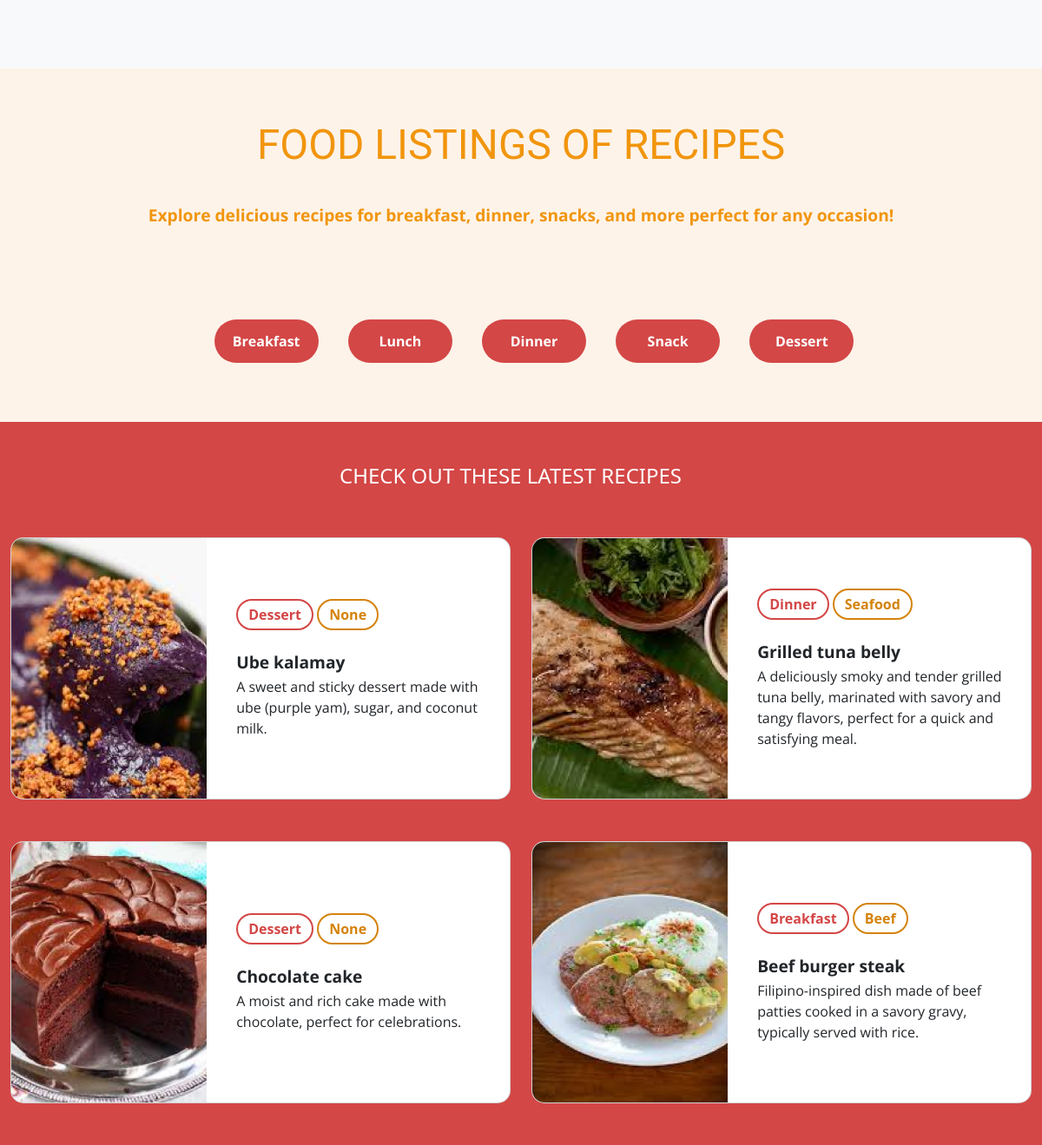
/foodListings.php, run on the app's committed database.
### tables this page shows
CREATE TABLE `recipes` (
  `recipeID` int(5) NOT NULL,
  `recipeTitle` varchar(100) NOT NULL,
  `description` varchar(600) NOT NULL,
  `ingredients` varchar(800) NOT NULL,
  `steps` varchar(5000) NOT NULL,
  `userID` int(5) NOT NULL,
  `isApproved` varchar(3) NOT NULL DEFAULT 'no',
  `createdAt` datetime NOT NULL DEFAULT current_timestamp(),
  `updatedAt` datetime DEFAULT current_timestamp(),
  `primaryCategoryID` int(1) NOT NULL,
  `subcategoryID` int(1) DEFAULT NULL
);

CREATE TABLE `images` (
  `imageID` int(5) NOT NULL,
  `imageURL` varchar(500) NOT NULL,
  `recipeID` int(5) DEFAULT NULL,
  `postID` int(5) DEFAULT NULL
);

CREATE TABLE `primaryfoodcategories` (
  `primaryCategoryID` int(1) NOT NULL,
  `primaryCategoryName` varchar(15) NOT NULL
);

CREATE TABLE `foodsubcategories` (
  `subcategoryID` int(1) NOT NULL,
  `subcategoryName` varchar(20) NOT NULL
);

### shared/components/connect.php (called while the page is built, shortened)
<?php
function executeQuery($query)
{
    $conn = $GLOBALS['conn'];
    return mysqli_query($conn, $query);
}
?>

### foodListings.php (the view, shortened to what this page needs)
<?php
include("shared/components/connect.php");
$primaryCategoryFilter = isset($_GET['primaryCategoryName']) ? $_GET['primaryCategoryName'] : '';
$subcategoryFilter = isset($_GET['subcategoryName']) ? $_GET['subcategoryName'] : '';
$queryRecipes = "
    SELECT recipes.*,
           users.*,
           images.*,
           primaryfoodcategories.*,
           foodSubcategories.*,
           (SELECT COUNT(likeID) FROM likes WHERE likes.recipeID = recipes.recipeID) AS likesCount,
          (SELECT COUNT(bookmarkID) FROM bookmarks WHERE bookmarks.recipeID = recipes.recipeID) AS bookmarksCount
    FROM recipes
    LEFT JOIN users ON users.userID = recipes.userID
    LEFT JOIN images ON images.recipeID = recipes.recipeID
    LEFT JOIN primaryfoodcategories ON primaryfoodcategories.primaryCategoryID = recipes.primaryCategoryID
    LEFT JOIN foodSubcategories ON foodSubcategories.subcategoryID = recipes.subcategoryID
";
$queryFourLatestRecipes = $queryRecipes . "ORDER BY recipes.createdAt DESC LIMIT 4";
$resultFourLatestRecipes = executeQuery($queryFourLatestRecipes);
?>
<!DOCTYPE html>
<html lang="en">
<head>
  <link href="https://cdn.jsdelivr.net/npm/bootstrap@5.3.3/dist/css/bootstrap.min.css" rel="stylesheet"
 />
  <link rel="stylesheet" href="shared/assets/css/foodListingsRecipe.css" />
  <link rel="stylesheet" href="shared/assets/css/style.css">
</head>
<body>
  <nav class="navbar navbar-expand-lg navbar-light bg-light"></nav>
  <div class="container">
    <div class="row" id="titleContainer">
    </div>
  </div>
  <div class="container mt-4">
    <div class="row justify-content-center">
      <div class="col-md-12 d-flex flex-wrap justify-content-center align-items-center">
        <div id="first-set" class="button-group">
          <button class="custom-btn" onclick="filterRecipes('Breakfast')">Breakfast</button>
          <button class="custom-btn" onclick="filterRecipes('Lunch')">Lunch</button>
          <button class="custom-btn" onclick="filterRecipes('Dinner')">Dinner</button>
          <button class="custom-btn" onclick="filterRecipes('Snack')">Snack</button>
          <button class="custom-btn" onclick="filterRecipes('Dessert')">Dessert</button>
        </div>
      </div>
    </div>
  </div>
  <?php if ($primaryCategoryFilter == '' && $subcategoryFilter == '') { ?>
    <div class="container-fluid mt-5 content-bg">
      <div class="row">
        <div class="row mt-5 mb-5">
          <div class="col text-center" style="color:white;">
            <h4>CHECK OUT THESE LATEST RECIPES</h4>
          </div>
        </div>
        <?php if (mysqli_num_rows($resultFourLatestRecipes) > 0) {
          while ($rowFourLatestRecipes = mysqli_fetch_assoc($resultFourLatestRecipes)) { ?>
            <div class="col-md-6 mb-5">
              <div class="card">
                <div class="row" style="height: 300px;">
                  <div class="col-md-5" style="height: 300px;">
                    <img src="shared/assets/image/content-image/<?php echo $rowFourLatestRecipes['imageURL']; ?>"
                      alt="<?php echo $rowFourLatestRecipes['recipeTitle']; ?>" class="img-fluid"
                      style="height: 100%; object-fit: cover;">
                  </div>
                  <div class="col-md-7">
                    <div class="card-body"
                      style="padding: 20px 10px; height: 100%; overflow: hidden; text-overflow: ellipsis;">
                      <div class="col" style=" flex: 0;">
                        <span class="primaryCategory"><?php echo $rowFourLatestRecipes["primaryCategoryName"]; ?></span>
                        <span class="subcategory"><?php echo $rowFourLatestRecipes["subcategoryName"]; ?></span>
                      </div>
                      <h5 class="card-title"><?php echo $rowFourLatestRecipes["recipeTitle"]; ?></h5>
                      <p class="card-text"
                        style="overflow: hidden; text-overflow: ellipsis; display: -webkit-box; -webkit-line-clamp: 5; -webkit-box-orient: vertical;">
                        <?php echo $rowFourLatestRecipes["description"]; ?>
                      </p>
                    </div>
                  </div>
                </div>
              </div>
            </div>
          <?php }
        } ?>
      </div>
    </div>
  <?php } ?>
</body>
</html>

### shared/assets/css/foodListingsRecipe.css (style rules this page uses)
:root { --fs-header: 47.78px; --fs-h2: 39.91px; --fs-h3: 33.18px; --fs-h4: 27.65px; --fs-h5: 23.04px; --fs-h6: 19.2px; --fs-paragraph: 16px; --fs-small: 13.33px; --fc-primary-orange: #F1950C; --fc-dark-orange: #D4830B; --fc-mid-orange: #FCD59A; --fc-light-orange: #FFEBCD; --fc-black: #222222; --clr-primary: #F1950C; --clr-secondary: #D34746; --clr-action: #328032; --clr-dark-orange: #D4830B; --clr-mid-orange: #FCD59A; --clr-light-orange: #FFEBCD; --clr-black: #222222; --ff-title: "Rammetto One", serif; --ff-text: "Open Sans", serif; }
body { background-color: #FDF3E9; }
.navbar { height: 79.1px; }
.container .custom-btn { margin-left: 30px; margin-top: 77px; }
.custom-btn { background-color: var(--clr-secondary); color: #FFFFFF; font-family: var(--ff-text); height: 50px; width: 120px; font-size: var(--fs-paragraph); font-weight: bold; border: none; border-radius: 42px; cursor: pointer; transition: all 0.3s ease; }
.button-group { display: flex; gap: 10px; margin-bottom: 20px; }
.card { width: 100%; max-width: 780px; min-height: 250px; height: auto; margin: 0 auto; border-radius: 15px !important; overflow: hidden; transition: transform 0.3s ease; display: flex; flex-direction: row; }
.card-body { padding: 50px; display: flex; flex-direction: column; justify-content: center; }
.card-title { font-family: var(--ff-text); font-size: var(--fs-h6); margin-bottom: 20px; font-weight: bold; margin-top: 25px; }
.card-text { font-family: var(--ff-text); font-size: var(--fs-paragraph); margin-top: -15px; }
.content-bg { background-color: var(--clr-secondary); }
.img-fluid { height: 100%; width: 100%; object-fit: cover; }
.primaryCategory { border: 2px solid var(--clr-secondary); color: var(--clr-secondary); border-radius: 50rem; padding: 0.25em 0.75em; display: inline-flex; align-items: center; justify-content: center; font-size: var(--fs-paragraph); font-weight: bold; white-space: nowrap; }
.subcategory { border: 2px solid var(--clr-dark-orange); color: var(--clr-dark-orange); border-radius: 50rem; padding: 0.25em 0.75em; display: inline-flex; align-items: center; justify-content: center; font-size: var(--fs-paragraph); font-weight: bold; white-space: nowrap; }

### shared/assets/css/style.css (style rules this page uses)
:root { --fs-header: 47.78px; --fs-h2: 39.91px; --fs-h3: 33.18px; --fs-h4: 27.65px; --fs-h5: 23.04px; --fs-h6: 19.2px; --fs-paragraph: 16px; --fs-small: 13.33px; --fc-primary-orange: #F1950C; --fc-dark-orange: #D4830B; --fc-mid-orange: #FCD59A; --fc-light-orange: #FFEBCD; --fc-black: #222222; --clr-primary: #F1950C; --clr-secondary: #D34746; --clr-action: #328032; --clr-dark-orange: #D4830B; --clr-mid-orange: #FCD59A; --clr-light-orange: #FFEBCD; --clr-black: #222222; --ff-title: "Rammetto One", serif; --ff-text: "Open Sans", serif; }

### data on the page
recipes: images.imageURL (picture), primaryCategoryID.primaryCategoryName "Dessert", subcategoryID.subcategoryName "None", recipeTitle "Ube kalamay", description "A sweet and sticky dessert made with ube (purple yam), sugar, and coconut milk."
recipes: images.imageURL (picture), primaryCategoryID.primaryCategoryName "Dinner", subcategoryID.subcategoryName "Seafood", recipeTitle "Grilled tuna belly", description "A deliciously smoky and tender grilled tuna belly, marinated with savory and tangy flavors, perfect for a quick and satisfying meal."
recipes: images.imageURL (picture), primaryCategoryID.primaryCategoryName "Dessert", subcategoryID.subcategoryName "None", recipeTitle "Chocolate cake", description "A moist and rich cake made with chocolate, perfect for celebrations."
recipes: images.imageURL (picture), primaryCategoryID.primaryCategoryName "Breakfast", subcategoryID.subcategoryName "Beef", recipeTitle "Beef burger steak", description "Filipino-inspired dish made of beef patties cooked in a savory gravy, typically served with rice."
